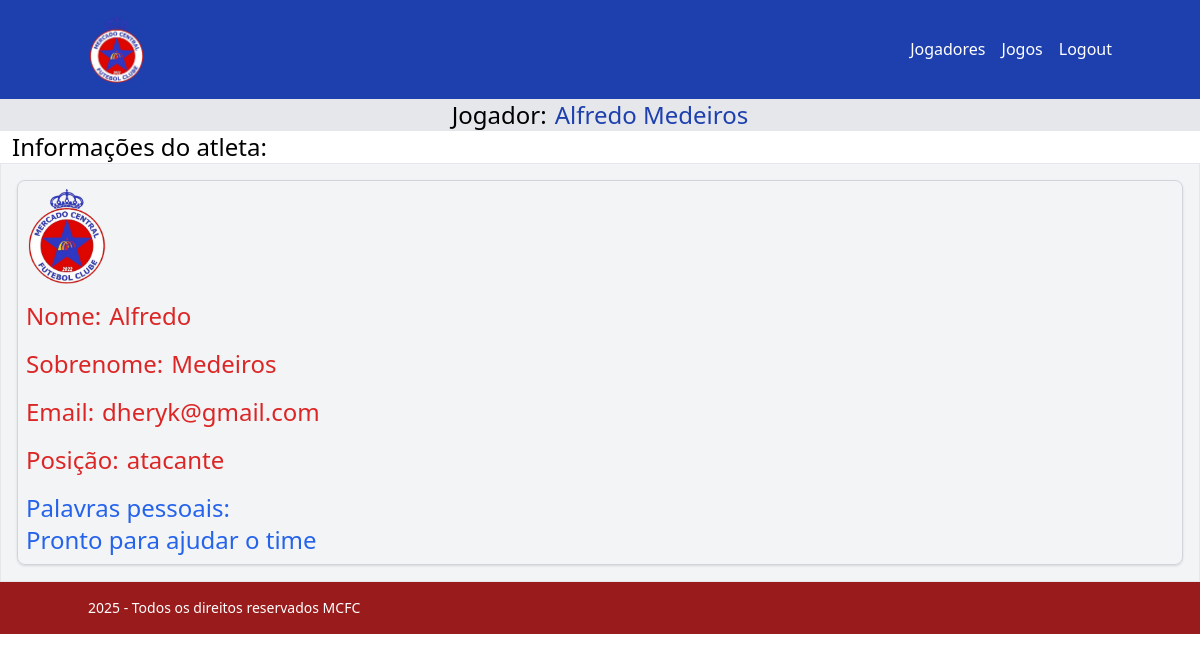
Page /users/detail/377bf799-f8ec-4066-b38f-6a6d6bfd3430/ (signed in) on the committed database.
### usuarios/models.py (models this page shows, shortened)
class NewUser(AbstractUser):
  id = models.UUIDField(primary_key=True, default=uuid.uuid4, editable=False)
  email = models.EmailField(max_length=255, unique=True,blank=True,null=True)
  posicoes = (
    ('GK', 'goleiro'),
    ('ZG', 'zagueiro'),
    ('LD', 'lateral direito'),
    ('LE', 'lateral esquerdo'),
    ('VOL', 'volante'),
    ('MEI', 'meio-campista'),
    ('AT', 'atacante')
  )
  posicao = models.CharField(max_length=3, choices=posicoes,blank=False,null=False)
  descricao = models.TextField(blank=True,null=True)
  foto_perfil = models.ImageField(upload_to='fotos/',blank=True, null=True, default=None)

### usuarios/views.py (the view)
# urls.py: path('detail/<uuid:id>/', login_required(user_passes_test(is_admin)(UserDetailView.as_view())), name='user_detail'),
class UserDetailView(DetailView):
  model = NewUser
  template_name = 'usuarios/user_detail.html'
  context_object_name = 'user'
  pk_url_kwarg = 'id'
  slug_field = 'username'

### usuarios/urls.py (called while the page is built)
def is_admin(user):
  return user.groups.filter(name='administrativo').exists()

### usuarios/templates/usuarios/user_detail.html
{% extends "base.html" %}
{% block content %}
<div class="flex justify-center bg-gray-200 space-x-2">
  <h1 class="flex justify-center text-2xl">Jogador:</h1>
  <h1 class="flex justify-center text-2xl text-blue-800 ">{{ object.first_name }} {{ object.last_name }}</h1>
</div>
<h1 class="flex text-2xl mx-3">Informações do atleta:</h1>
<div class="border bg-gray-100 p-4 overflow-x-auto">
  <div class="min-w-full border border-gray-300 flex flex-col rounded-lg shadow">
    {% if object.foto_perfil == '' %}
    <div class="m-2 border border-black w-20 h-28">
    </div>
    {% else %}
    <div class="m-2">
      <img class="w-20" src="{{ object.foto_perfil.url }}"></img>
    </div>
    {% endif %}
    <div class="flex text-2xl text-red-600 m-2">
      <h2>Nome:</h2>
      <p class="mx-2">{{ object.first_name }}</p>
    </div>
    <div class="flex text-2xl text-red-600 m-2">
      <h2>Sobrenome:</h2>
      <p class="mx-2">{{ object.last_name }}</p>
    </div>
    <div class="flex text-2xl text-red-600 m-2">
      <h2>Email:</h2>
      <p class="mx-2">{{ object.email }}</p>
    </div>
    <div class="flex text-2xl text-red-600 m-2">
      <h2>Posição:</h2>
      <p class="mx-2">{{ object.get_posicao_display }}</p>
    </div>
    {% if object.descricao == "" %}
      <p></p>
    {% else %}
      <div class="text-2xl text-blue-600 m-2">
        <h2 class="">Palavras pessoais:</h2>
        <p class="">{{ object.descricao }}</p>
      </div>
    {% endif %}
  </div>
</div>
{% endblock  %}

### rows in the picture
NewUser: first_name "Alfredo", last_name "Medeiros", foto_perfil (picture), email "dheryk@gmail.com", posicao "atacante", descricao "Pronto para ajudar o time"
